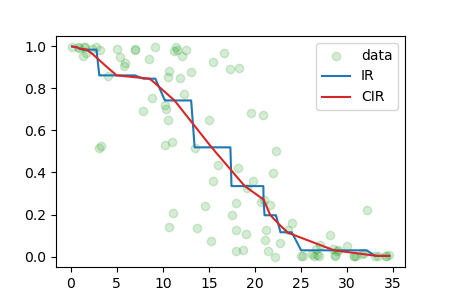

Recreate this plot in Python.
"""
This module shows an example usage of `CenteredIsotonicRegression` and saves a
plot comparing IR and CIR models fitted on the same data.
"""

import matplotlib.pyplot as plt
from benchmark import generate_data
from sklearn.isotonic import IsotonicRegression

from cir_model import CenteredIsotonicRegression

x, y = generate_data(100)
y_ir = IsotonicRegression(increasing=False).fit_transform(x, y)
y_cir = CenteredIsotonicRegression(increasing=False).fit_transform(x, y)

fig, ax = plt.subplots(figsize=(4.5, 3))
ax.scatter(x, y, color="C2", alpha=0.2, label="data")
ax.plot(x, y_ir, color="C0", label="IR")
ax.plot(x, y_cir, color="C3", label="CIR")
ax.legend()

plt.savefig("ir_cir_comparison.png")
